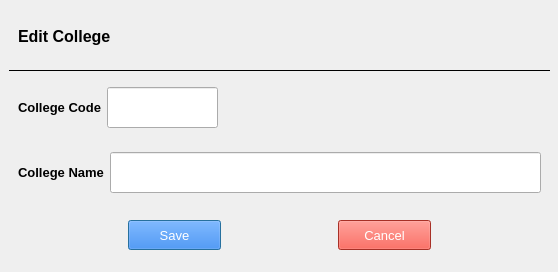
<?xml version="1.0" encoding="UTF-8"?>
<ui version="4.0">
 <class>Dialog</class>
 <widget class="QDialog" name="Dialog">
  <property name="geometry">
   <rect>
    <x>0</x>
    <y>0</y>
    <width>558</width>
    <height>272</height>
   </rect>
  </property>
  <property name="minimumSize">
   <size>
    <width>558</width>
    <height>272</height>
   </size>
  </property>
  <property name="windowTitle">
   <string>Dialog</string>
  </property>
  <widget class="QWidget" name="widget" native="true">
   <property name="geometry">
    <rect>
     <x>9</x>
     <y>9</y>
     <width>541</width>
     <height>253</height>
    </rect>
   </property>
   <property name="minimumSize">
    <size>
     <width>541</width>
     <height>253</height>
    </size>
   </property>
   <layout class="QGridLayout" name="gridLayout_2">
    <item row="0" column="0">
     <widget class="QWidget" name="widget_5" native="true">
      <layout class="QGridLayout" name="gridLayout_3">
       <item row="0" column="0">
        <widget class="QLabel" name="AddCollege_text">
         <property name="font">
          <font>
           <pointsize>12</pointsize>
           <weight>75</weight>
           <bold>true</bold>
          </font>
         </property>
         <property name="text">
          <string>Edit College</string>
         </property>
        </widget>
       </item>
       <item row="0" column="1">
        <spacer name="AddCollege_spacer">
         <property name="orientation">
          <enum>Qt::Horizontal</enum>
         </property>
         <property name="sizeHint" stdset="0">
          <size>
           <width>377</width>
           <height>20</height>
          </size>
         </property>
        </spacer>
       </item>
      </layout>
     </widget>
    </item>
    <item row="1" column="0">
     <widget class="Line" name="line">
      <property name="frameShadow">
       <enum>QFrame::Plain</enum>
      </property>
      <property name="orientation">
       <enum>Qt::Horizontal</enum>
      </property>
     </widget>
    </item>
    <item row="2" column="0">
     <widget class="QWidget" name="widget_2" native="true">
      <layout class="QGridLayout" name="gridLayout">
       <item row="0" column="0">
        <widget class="QLabel" name="CollegeCode_text">
         <property name="font">
          <font>
           <pointsize>10</pointsize>
           <weight>75</weight>
           <bold>true</bold>
          </font>
         </property>
         <property name="text">
          <string>College Code</string>
         </property>
        </widget>
       </item>
       <item row="0" column="1">
        <widget class="QLineEdit" name="CollegeCode_input">
         <property name="minimumSize">
          <size>
           <width>101</width>
           <height>41</height>
          </size>
         </property>
         <property name="maximumSize">
          <size>
           <width>111</width>
           <height>41</height>
          </size>
         </property>
         <property name="font">
          <font>
           <pointsize>10</pointsize>
          </font>
         </property>
         <property name="placeholderText">
          <string/>
         </property>
        </widget>
       </item>
       <item row="0" column="2">
        <spacer name="horizontalSpacer_4">
         <property name="orientation">
          <enum>Qt::Horizontal</enum>
         </property>
         <property name="sizeHint" stdset="0">
          <size>
           <width>268</width>
           <height>20</height>
          </size>
         </property>
        </spacer>
       </item>
      </layout>
     </widget>
    </item>
    <item row="3" column="0">
     <widget class="QWidget" name="widget_3" native="true">
      <layout class="QHBoxLayout" name="horizontalLayout">
       <item>
        <widget class="QLabel" name="CollegeName_text">
         <property name="font">
          <font>
           <pointsize>10</pointsize>
           <weight>75</weight>
           <bold>true</bold>
          </font>
         </property>
         <property name="text">
          <string>College Name</string>
         </property>
        </widget>
       </item>
       <item>
        <widget class="QLineEdit" name="CollegeName_input">
         <property name="sizePolicy">
          <sizepolicy hsizetype="Expanding" vsizetype="Fixed">
           <horstretch>0</horstretch>
           <verstretch>0</verstretch>
          </sizepolicy>
         </property>
         <property name="minimumSize">
          <size>
           <width>311</width>
           <height>41</height>
          </size>
         </property>
         <property name="font">
          <font>
           <pointsize>10</pointsize>
          </font>
         </property>
         <property name="placeholderText">
          <string/>
         </property>
        </widget>
       </item>
      </layout>
     </widget>
    </item>
    <item row="4" column="0">
     <widget class="QWidget" name="widget_4" native="true">
      <layout class="QHBoxLayout" name="horizontalLayout_2">
       <item>
        <spacer name="horizontalSpacer_3">
         <property name="orientation">
          <enum>Qt::Horizontal</enum>
         </property>
         <property name="sizeHint" stdset="0">
          <size>
           <width>95</width>
           <height>20</height>
          </size>
         </property>
        </spacer>
       </item>
       <item>
        <widget class="QPushButton" name="Save_button">
         <property name="minimumSize">
          <size>
           <width>93</width>
           <height>30</height>
          </size>
         </property>
         <property name="font">
          <font>
           <pointsize>10</pointsize>
          </font>
         </property>
         <property name="styleSheet">
          <string notr="true">background-color: rgb(26, 115, 232);
color: rgb(255, 255, 255);</string>
         </property>
         <property name="text">
          <string>Save</string>
         </property>
         <property name="icon">
          <iconset resource="../../SSIS GUI/2_resource.qrc">
           <normaloff>:/icon/icons/save_24dp_FFFFFF_FILL0_wght400_GRAD0_opsz24.svg</normaloff>
           <normalon>:/icon/icons/save_24dp_1A73E8_FILL0_wght400_GRAD0_opsz24.svg</normalon>:/icon/icons/save_24dp_FFFFFF_FILL0_wght400_GRAD0_opsz24.svg</iconset>
         </property>
         <property name="iconSize">
          <size>
           <width>20</width>
           <height>20</height>
          </size>
         </property>
        </widget>
       </item>
       <item>
        <spacer name="horizontalSpacer_2">
         <property name="orientation">
          <enum>Qt::Horizontal</enum>
         </property>
         <property name="sizeHint" stdset="0">
          <size>
           <width>96</width>
           <height>20</height>
          </size>
         </property>
        </spacer>
       </item>
       <item>
        <widget class="QPushButton" name="Cancel_button">
         <property name="minimumSize">
          <size>
           <width>93</width>
           <height>30</height>
          </size>
         </property>
         <property name="font">
          <font>
           <pointsize>10</pointsize>
          </font>
         </property>
         <property name="styleSheet">
          <string notr="true">background-color: rgb(234, 67, 53);
color: rgb(255, 255, 255);</string>
         </property>
         <property name="text">
          <string>Cancel</string>
         </property>
         <property name="icon">
          <iconset resource="../../SSIS GUI/2_resource.qrc">
           <normaloff>:/icon/icons/cancel_24dp_FFFFFF_FILL0_wght400_GRAD0_opsz24.svg</normaloff>
           <normalon>:/icon/icons/cancel_24dp_EA3323_FILL0_wght400_GRAD0_opsz24.svg</normalon>:/icon/icons/cancel_24dp_FFFFFF_FILL0_wght400_GRAD0_opsz24.svg</iconset>
         </property>
         <property name="iconSize">
          <size>
           <width>20</width>
           <height>20</height>
          </size>
         </property>
        </widget>
       </item>
       <item>
        <spacer name="horizontalSpacer">
         <property name="orientation">
          <enum>Qt::Horizontal</enum>
         </property>
         <property name="sizeHint" stdset="0">
          <size>
           <width>95</width>
           <height>20</height>
          </size>
         </property>
        </spacer>
       </item>
      </layout>
     </widget>
    </item>
   </layout>
  </widget>
 </widget>
 <resources>
  <include location="../../SSIS GUI/2_resource.qrc"/>
 </resources>
 <connections/>
</ui>
